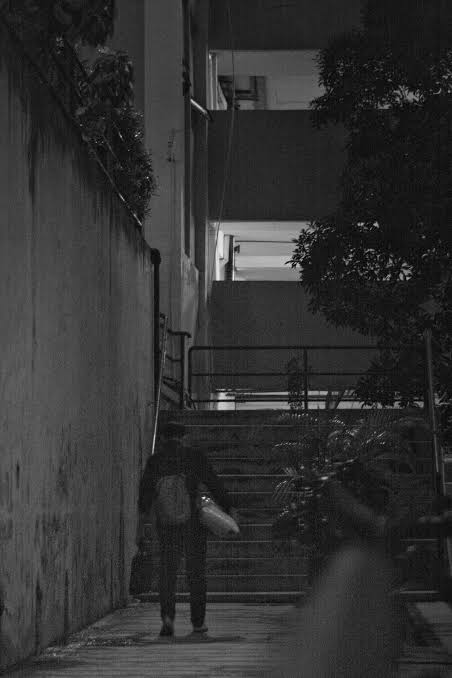
%> input picture Lecture09-Image Processing Labs/Lab 6  Mini Project Integrated Image Processing/images.jpg, 452 x 678 px
$ octave Lab_6_Mini_Project.m   (GNU Octave 9; MATLAB toolbox functions it lacks are replaced by stand-ins)
%> lines starting %> are read from the running program, lines starting %| are printed output that depends on the picture
%% Lab 6: Mini Project – Your Image Pipeline
close all; clear; clc;

% 1) Load your own image (object, face, landscape, etc.)
I = im2double(rgb2gray(imread('images.jpg')));
%> I: size 678x452 double; min 0, max 0.941, mean 0.193

% 2) Pre-process: noise removal
I_filt = medfilt2(I,[3 3]);

% 3) Enhance contrast
I_enh = imadjust(I_filt,stretchlim(I_filt),[]);
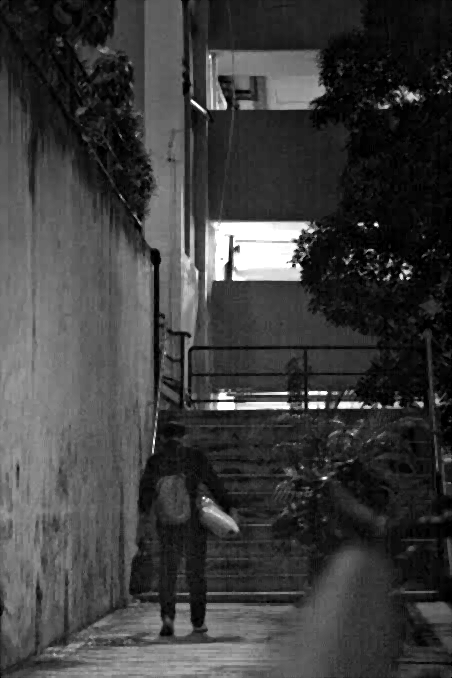
%> I_enh: size 678x452 double; min 0, max 1, mean 0.242

% 4) Extract features (edges or frequency)
edges = edge(I_enh,'Canny',[0.1 0.25]);
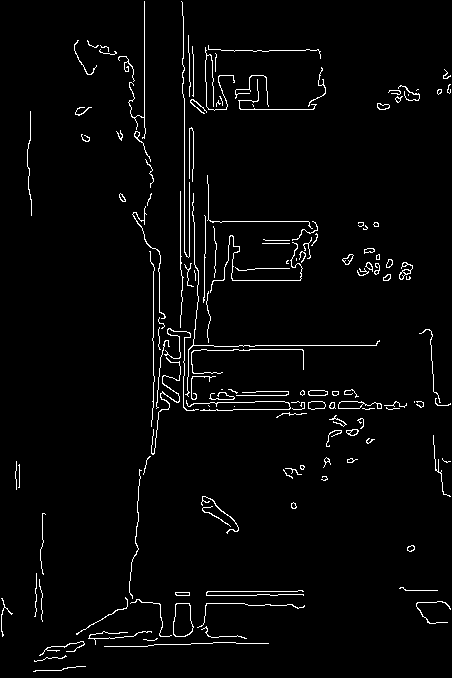
%> edges: size 678x452 logical; 2.8% white in thin lines or dots

% 5) Optional frequency-domain mask
F = fftshift(fft2(I_enh));
[M,N]=size(F);
%> M = 678; N = 452
[u,v]=meshgrid(-N/2:N/2-1,-M/2:M/2-1);
H = double(sqrt(u.^2+v.^2)<60);
I_lp = real(ifft2(ifftshift(F.*H)));
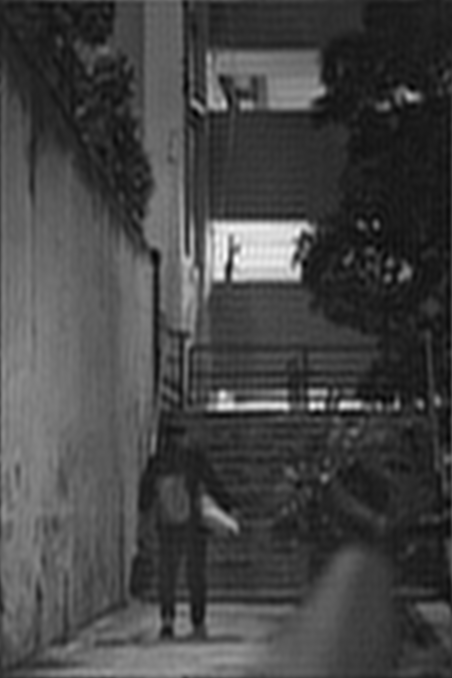
%> I_lp: size 678x452 double; min -0.105, max 1.17, mean 0.242; drawn with min black and max white

% 6) Visualization
figure; montage({I, I_filt, I_enh, edges, I_lp},'Size',[1 5]);
%> after `montage({I, I_filt, I_enh, edges, I_lp},'Size',[1 5])`:
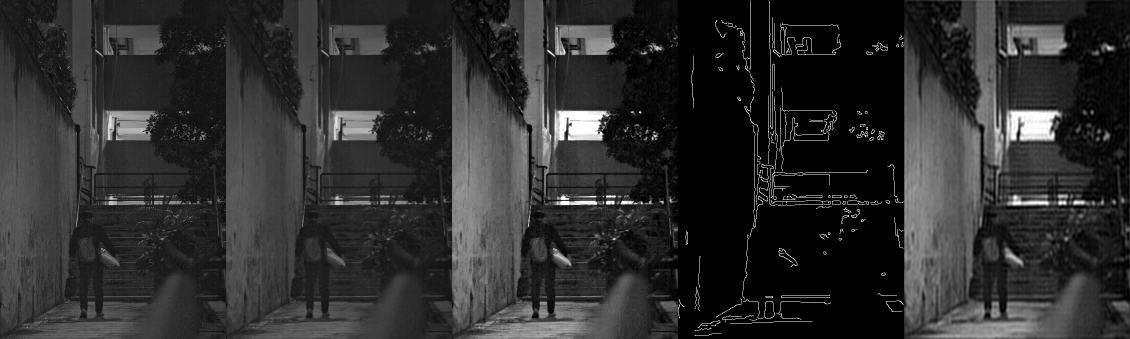
%> displayed picture: size 678x2260, on the screen's scale of 0 to 255 (shown at 1/2 size); min 0, max 255, mean 45.7
title('Original | Denoised | Enhanced | Edges | LP result');

%% 7) Report
% - Describe your processing pipeline.
%First, I loaded a dark image and converted it into grayscale. Then, I used a median filter to reduce noise. After that, I improved the contrast to make more details visible. Next, I used Canny edge detection to find edges. Finally, I applied a low-pass filter and compared all five images.
% - Explain how each stage relates to DSP operations.
%The image is a 2D signal. The median filter reduces noise, and contrast enhancement changes the pixel intensities. Canny detects edges where the brightness changes strongly. The low-pass filter removes high spatial frequencies and makes the image smoother.
% - Discuss improvements or limitations.
%The contrast enhancement makes the dark image easier to see, but some bright areas lose details. The median filter does not remove all noise, and Canny does not detect every edge. The low-pass filter also removes some useful details.

$ run again, with Lecture09-Image Processing Labs/Lab 6  Mini Project Integrated Image Processing/Image_Processing.png saved as Lecture09-Image Processing Labs/Lab 6  Mini Project Integrated Image Processing/images.jpg
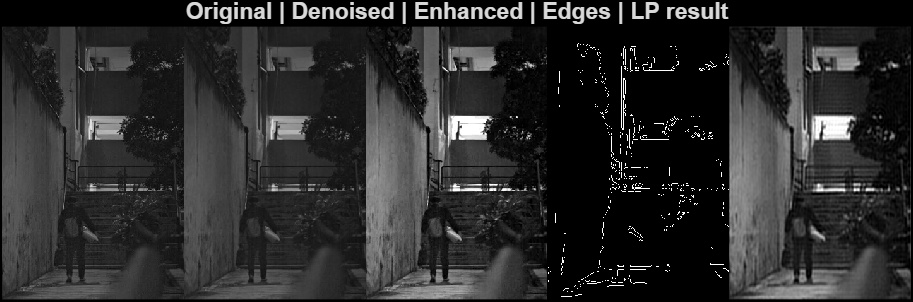
%> input picture Lecture09-Image Processing Labs/Lab 6  Mini Project Integrated Image Processing/Image_Processing.png, 913 x 302 px
%> `edges = edge(I_enh,'Canny',[0.1 0.25]);`:
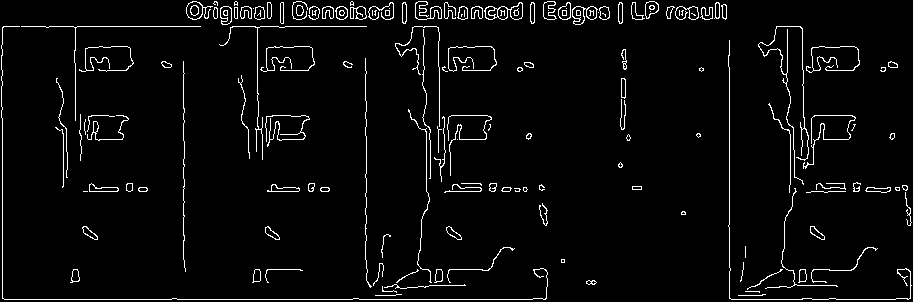
%> edges: size 302x913 logical; 3.9% white in thin lines or dots
%> `montage({I, I_filt, I_enh, edges, I_lp},'Size',[1 5])`:
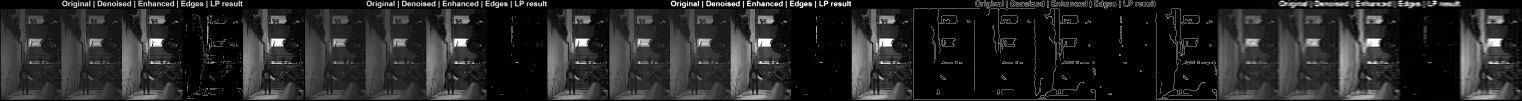
%> displayed picture: size 302x4565, on the screen's scale of 0 to 255 (shown at 1/3 size); min 0, max 255, mean 39.4
